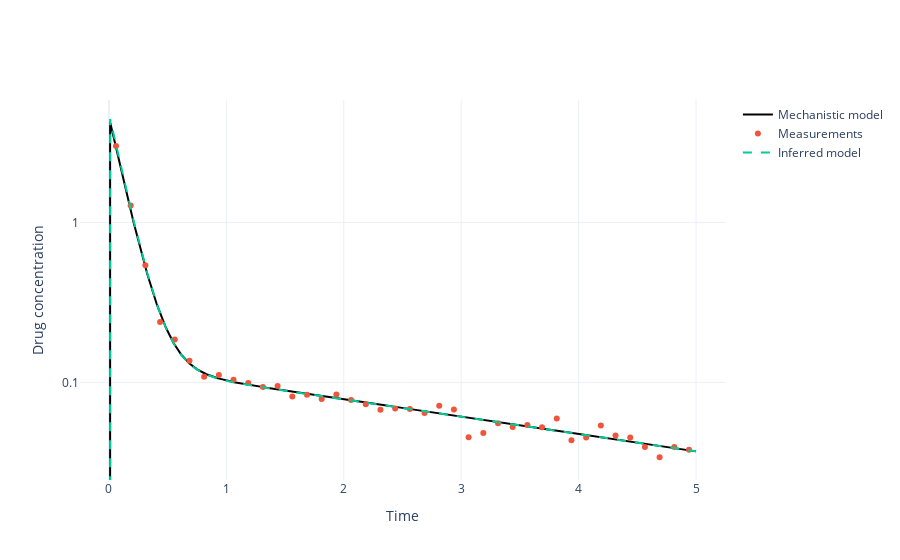

The code cell stored with this chart in its notebook:
### Code cell
mle_output = mechanistic_model.simulate(parameters_mle, times)
fig.add_trace(go.Scatter(
    x=times,
    y=mle_output[0],
    mode='lines',
    line_dash='dash',
    name='Inferred model'
))
fig.show()

### Figure 1 — Plotly figure (JSON) as saved in the notebook; plotly's stock layout.template omitted (floating-point values rounded to 4 significant figures; data arrays with more than 128 entries replaced by an {"elided": "..."} marker saying what was removed)
{"data": [{"line": {"color": "black"}, "mode": "lines", "name": "Mechanistic model", "type": "scatter", "x": {"elided": "1000 float values"}, "y": {"elided": "1000 float values"}}, {"mode": "markers", "name": "Measurements", "type": "scatter", "x": [0.06006, 0.1852, 0.3103, 0.4354, 0.5606, 0.6857, 0.8108, 0.9359, 1.061, 1.186, 1.311, 1.436, 1.562, 1.687, 1.812, 1.937, 2.062, 2.187, 2.312, 2.437, 2.563, 2.688, 2.813, 2.938, 3.063, 3.188, 3.313, 3.438, 3.564, 3.689, 3.814, 3.939, 4.064, 4.189, 4.314, 4.439, 4.565, 4.69, 4.815, 4.94], "y": [3.02, 1.279, 0.5416, 0.2384, 0.1855, 0.1368, 0.1087, 0.1113, 0.1039, 0.09933, 0.09371, 0.09497, 0.08178, 0.08367, 0.07868, 0.08408, 0.07756, 0.07291, 0.06743, 0.06871, 0.06824, 0.06442, 0.07159, 0.06776, 0.04531, 0.04828, 0.05561, 0.05266, 0.05411, 0.05245, 0.05945, 0.04342, 0.04521, 0.05381, 0.04656, 0.04519, 0.03937, 0.03403, 0.03939, 0.03797]}, {"line": {"dash": "dash"}, "mode": "lines", "name": "Inferred model", "type": "scatter", "x": {"elided": "1000 float values"}, "y": {"elided": "1000 float values"}}], "layout": {"xaxis": {"title": {"text": "Time"}}, "yaxis": {"dtick": 1, "title": {"text": "Drug concentration"}, "type": "log"}}}
